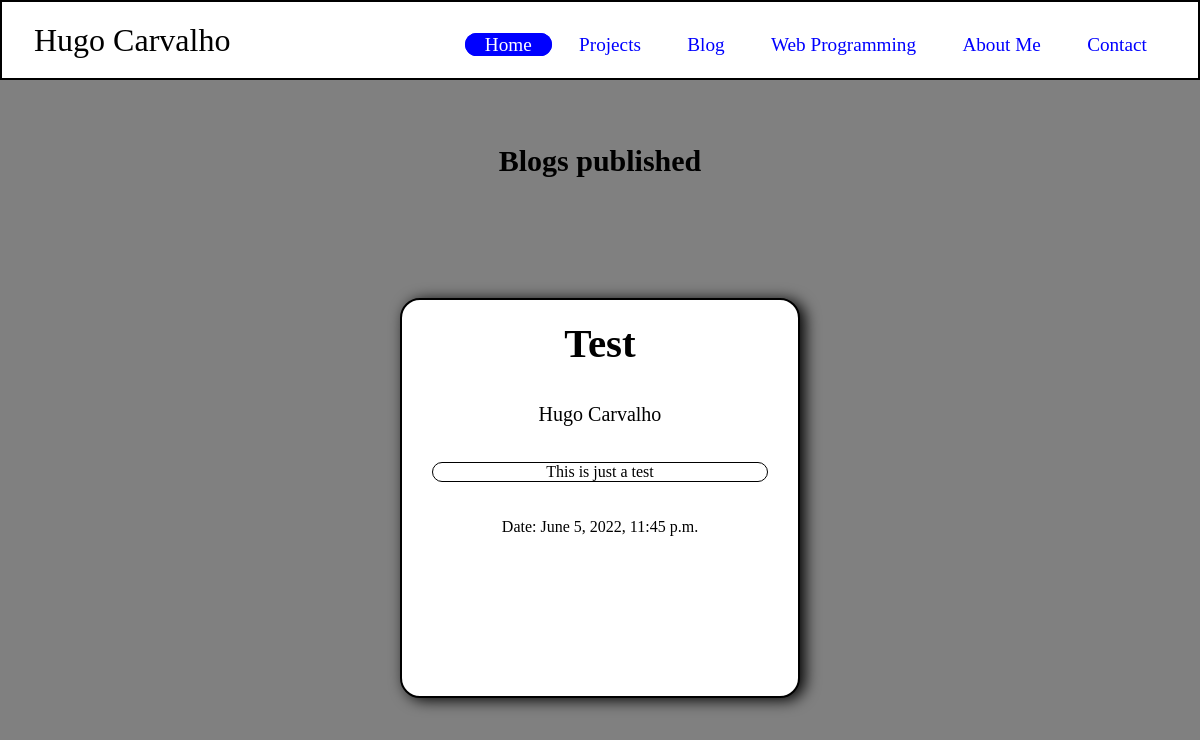
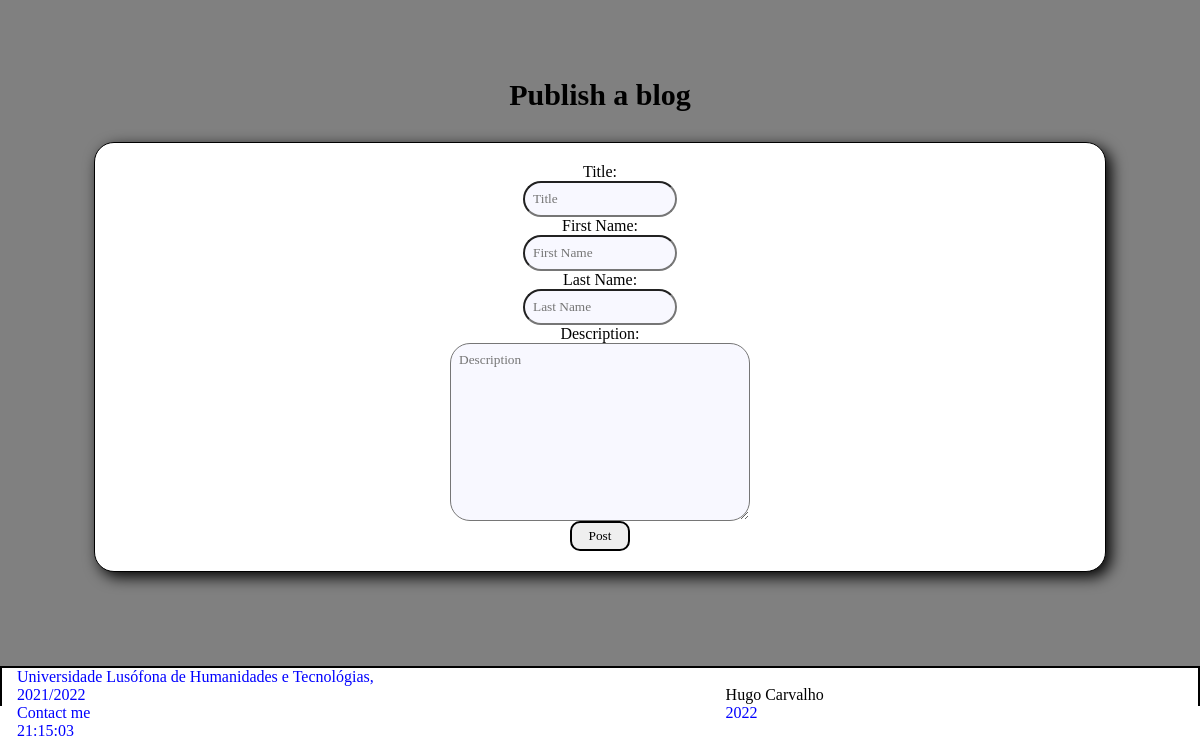
The app's page /blog, older data (2 pictures, top to bottom).
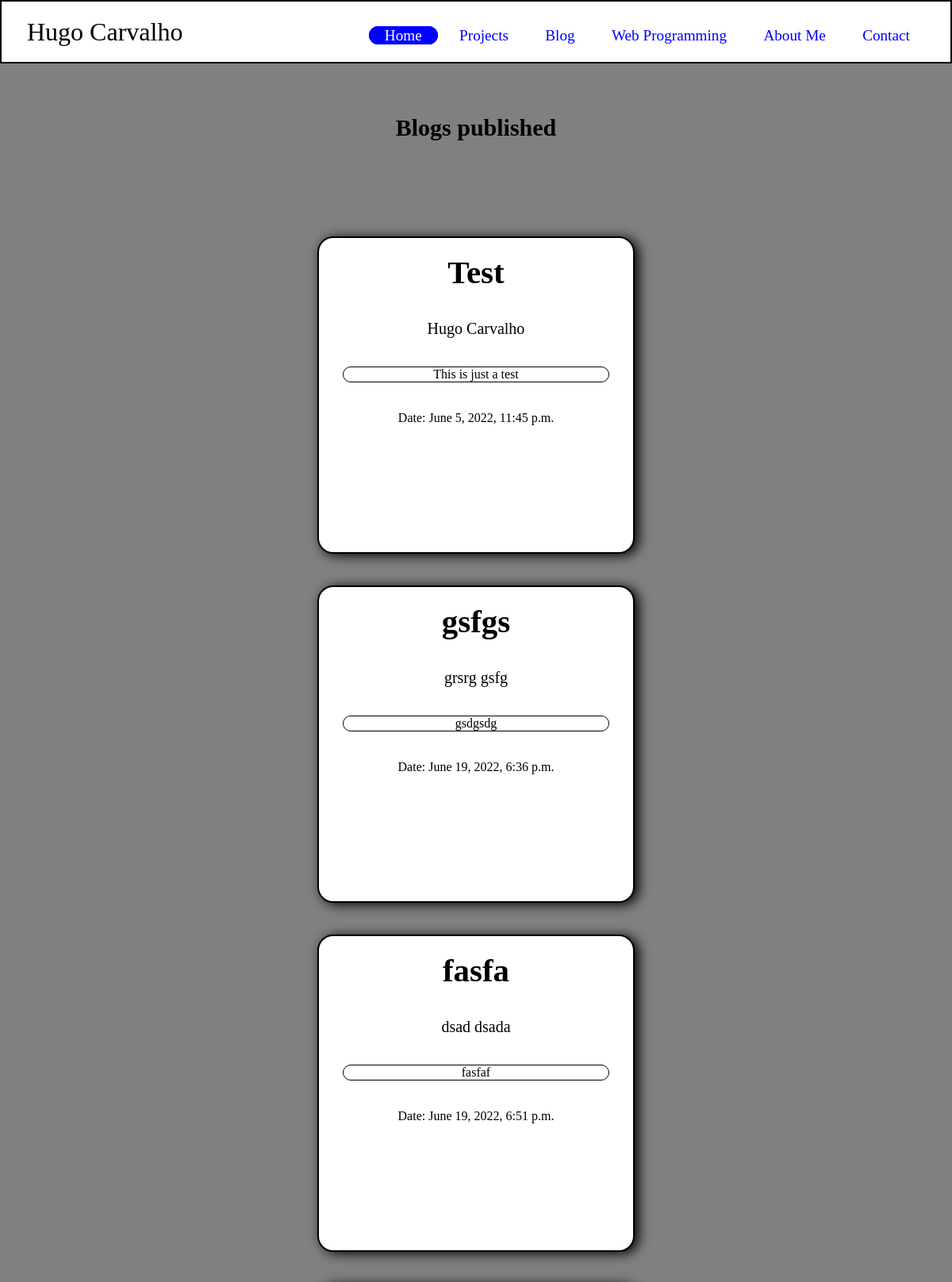
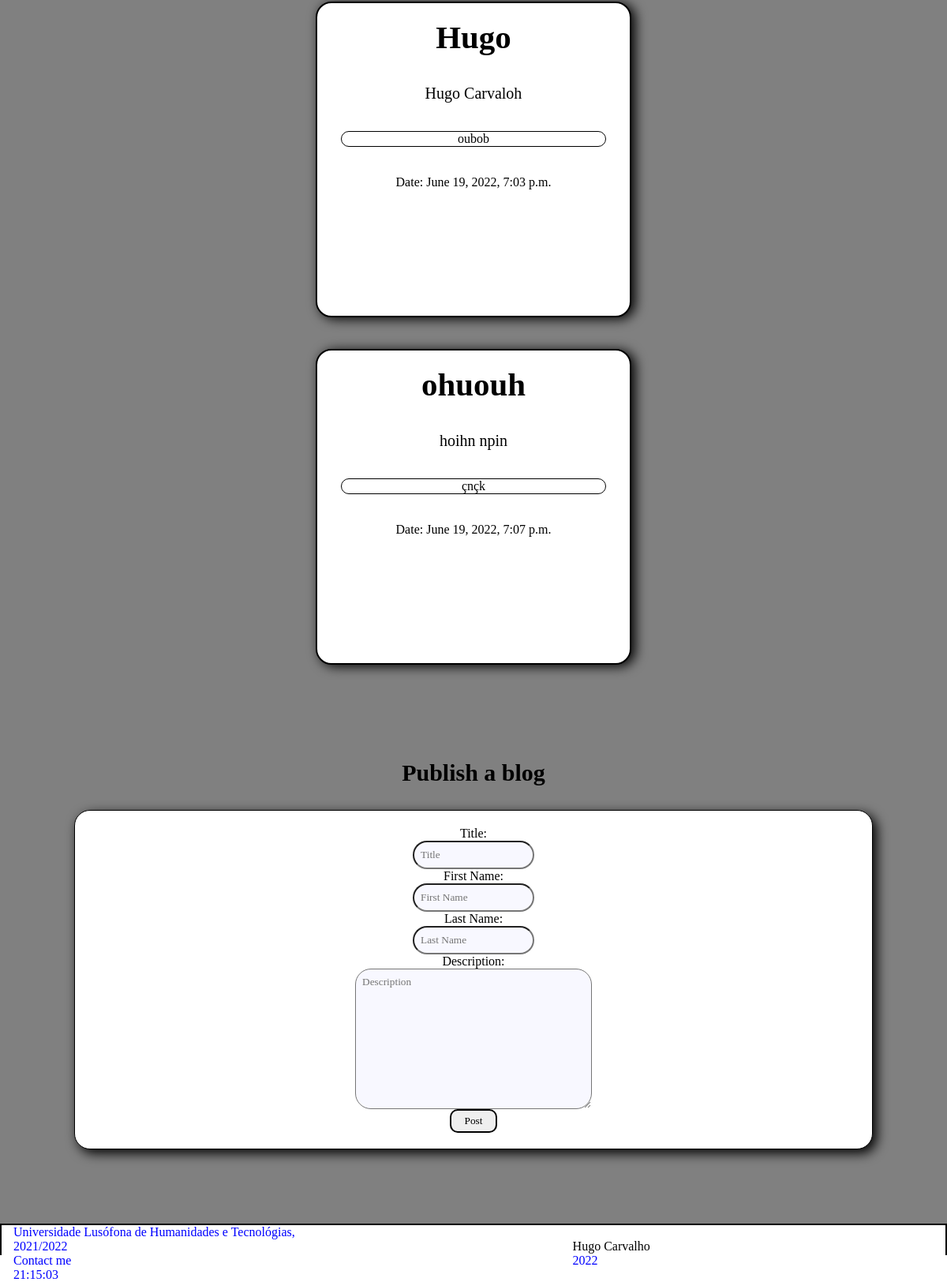
The same page, newer data (2 pictures, top to bottom).
### portfolio/models.py (models this page shows, shortened)
class BlogsAnswers(models.Model):
    titulo = models.CharField(max_length=10)
    firstName = models.CharField(max_length=50)
    lastName = models.CharField(max_length=50)
    data = models.DateTimeField(default=timezone.now)
    description = models.TextField(max_length=1000)

### portfolio/views.py (the view)
# urls.py: path('blog', views.blog_view,name='blog'),
def blog_view(request):
    data = datetime.datetime.today().year
    form = forms.BlogForm(request.POST or None)
    if form.is_valid():
        form.save()
    form = forms.BlogForm()
    blog = models.BlogsAnswers.objects.all()
    context = {
        'ano': data,
        'blogs': blog,
        'form': form,
    }
    return render(request, 'portfolio/blog.html', context)

### portfolio/forms.py
class BlogForm(ModelForm):
    class Meta:
        model = BlogsAnswers
        fields = ['titulo', 'firstName', 'lastName', 'description']
        labels = {
            'titulo': 'Title',
            'firstName': 'First Name',
            'lastName': 'Last Name',
            'description': 'Description',
        }
        widgets = {
            'titulo': forms.TextInput(attrs={'class': 'form-control', 'placeholder': 'Title'}),
            'firstName': forms.TextInput(attrs={'class': 'form-control', 'placeholder': 'First Name'}),
            'lastName': forms.TextInput(attrs={'class': 'form-control', 'placeholder': 'Last Name'}),
            'description': forms.Textarea(attrs={'class': 'form-control', 'placeholder': 'Description'}),
        }

### portfolio/templates/portfolio/blog.html (shortened to what this page needs)
{% extends 'portfolio/layout.html' %}
    {% block head %}
        {% load static %}
        <link rel="stylesheet" href="{% static 'portfolio/css/blog.css' %}">
        <link rel="stylesheet" href="{% static 'portfolio/css/Stylesheet.css' %}">
        <link rel="stylesheet" href="https://cdnjs.cloudflare.com/ajax/libs/font-awesome/4.7.0/css/font-awesome.min.css">
    {% endblock %}
{% block main %}
    <h2>Blogs published</h2>
    <div class="blogs">
            {% for blog in blogs %}
                <div>
                    <div class="blog">
                        <div><h3>{{ blog.titulo }}</h3></div>
                        <div>{{ blog.firstName }} {{ blog.lastName }}</div>
                        <div class="description">{{ blog.description }}</div>
                        <div>Date: {{ blog.data }}</div>
                    </div>
                </div>
            {% endfor %}
    </div>
    <h2>Publish a blog</h2>
    <div class="form">
        <form action="" method="POST" enctype="multipart/form-data">
            {{ form.as_p }}
            <button type="submit">Post</button>
        </form>
    </div>
{% endblock %}

Row changes from the older to the newer data that the page shows:
added BlogsAnswers: titulo "gsfgs", firstName "grsrg", lastName "gsfg", description "gsdgsdg", data "June 19, 2022, 6:36 p.m."
added BlogsAnswers: titulo "fasfa", firstName "dsad", lastName "dsada", description "fasfaf", data "June 19, 2022, 6:51 p.m."
added BlogsAnswers: titulo "Hugo", firstName "Hugo", lastName "Carvaloh", description "oubob", data "June 19, 2022, 7:03 p.m."
added BlogsAnswers: titulo "ohuouh", firstName "hoihn", lastName "npin", description "çnçk", data "June 19, 2022, 7:07 p.m."
